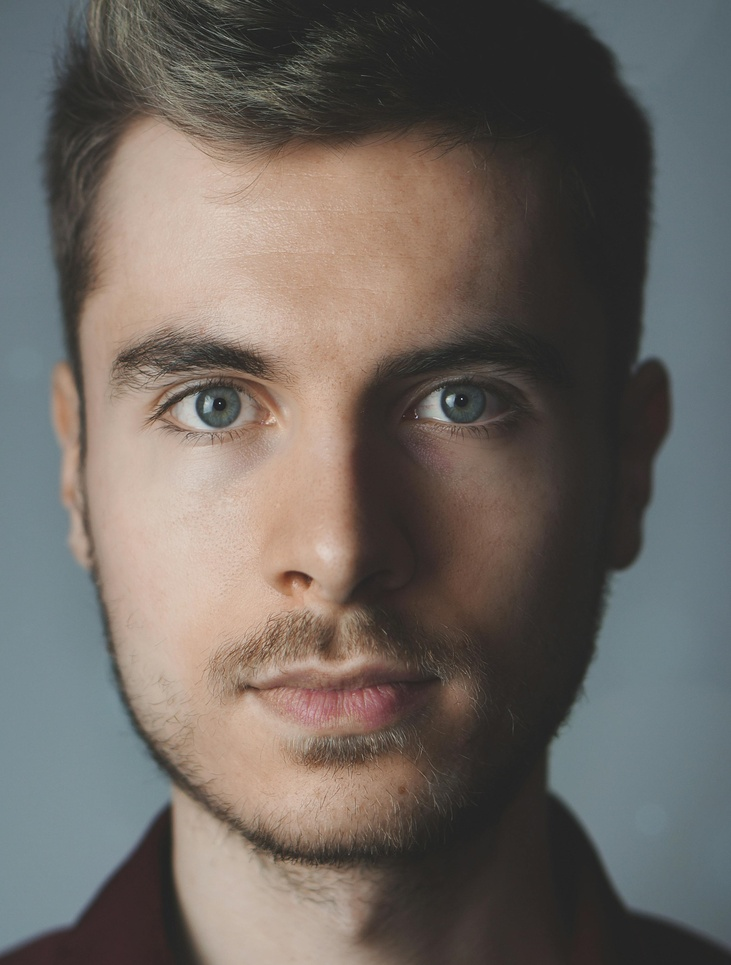
#> input picture input (2).jpg, 731 x 965 px, shrunk from 2792 x 3688 before the run, found by its file name
$ jupyter execute --allow-errors filtering.ipynb
#> lines starting #> are read from the running program, lines starting #| are printed output that depends on the picture; after the words box and inside, x2 and y2 are one past the last pixel; in counts of white or black regions, pixels touching at a corner belong together
[cell 1]
import numpy as np
from PIL import Image
import matplotlib.pyplot as plt

[cell 2]
def sobel_operator(image):

    kernel_x = np.array([[-1, 0, 1], [-2, 0, 2], [-1, 0, 1]])
    kernel_y = np.array([[-1, -2, -1], [0, 0, 0], [1, 2, 1]])


    gray_image = image.convert('L')
    img_array = np.array(gray_image)


    gradient_x = convolve(img_array, kernel_x)
    gradient_y = convolve(img_array, kernel_y)


    gradient_magnitude = np.sqrt(gradient_x**2 + gradient_y**2)
    gradient_direction = np.arctan2(gradient_y, gradient_x)

    return gradient_magnitude, gradient_direction

[cell 3]
def convolve(image, kernel):

    image_height, image_width = image.shape
    kernel_size = len(kernel)
    pad_size = kernel_size // 2
    result = np.zeros((image_height, image_width))


    padded_image = np.pad(image, pad_size, mode='constant', constant_values=0)

    for i in range(image_height):
        for j in range(image_width):
            result[i, j] = np.sum(padded_image[i:i+kernel_size, j:j+kernel_size] * kernel)

    return result

[cell 4]
def apply_sketch_effect(image_path, output_path):

#> called with output_path = 'output_sketch_effect.png'
    image = Image.open(image_path)
#> image is the input picture: PIL image 731x965 RGB; mean R, G, B 109.2, 102.5, 96.9

    gradient_magnitude, _ = sobel_operator(image)
#> in sobel_operator, `gray_image = image.convert('L')`:
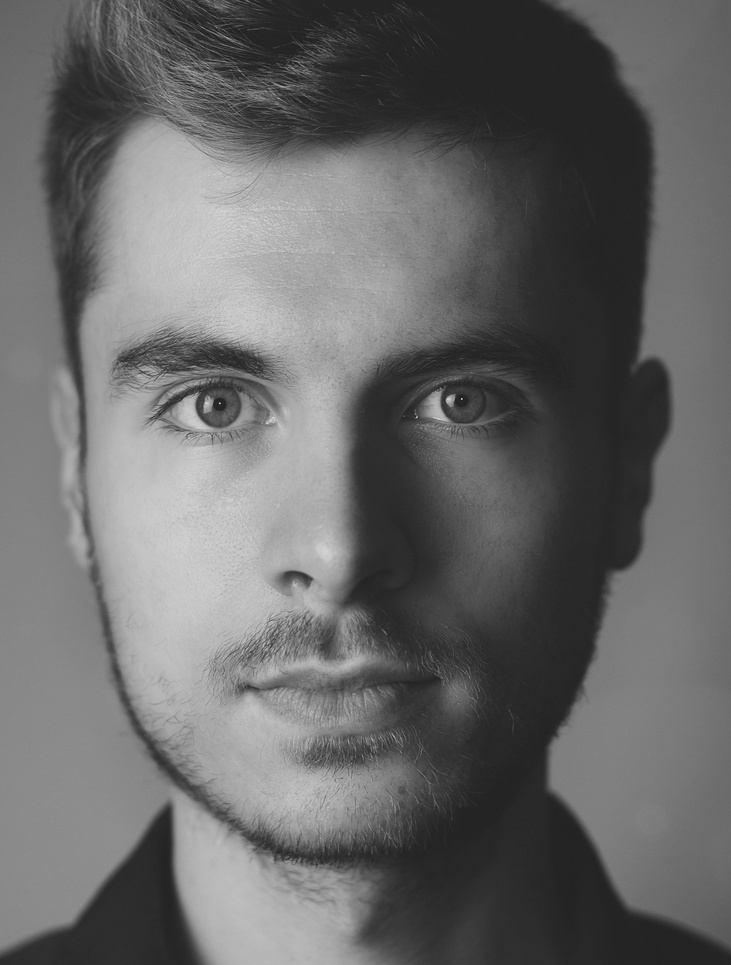
#> gray_image: PIL image 731x965 L; min 20, max 214, mean 103.9
#> after the loop in convolve, `for i in range(image_height):`:
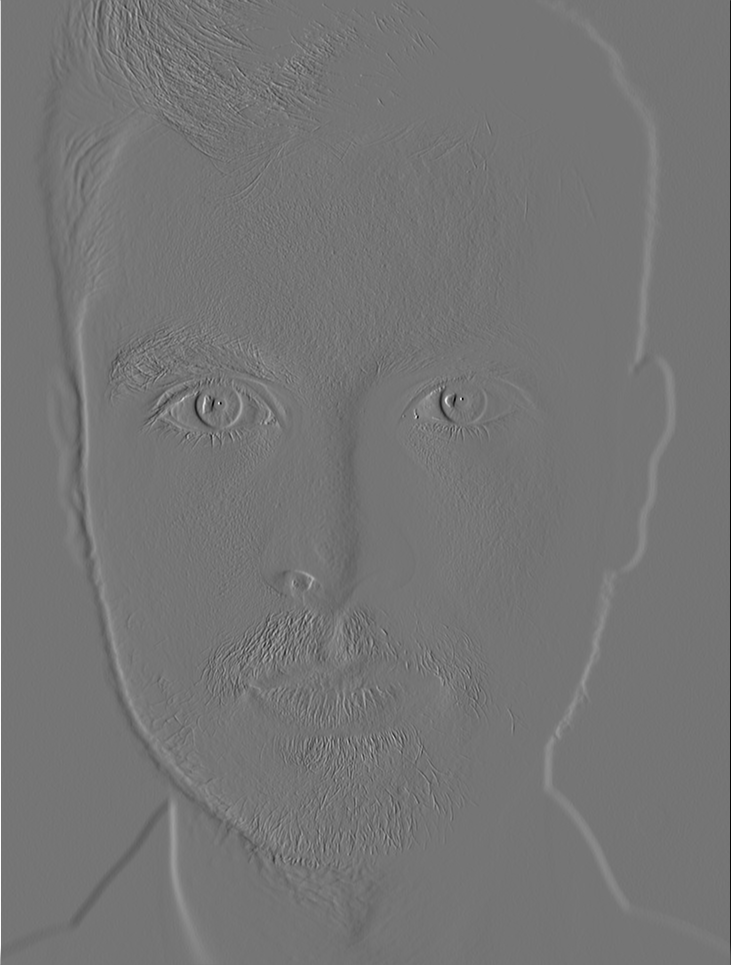
#> result: shape (965, 731) float64; min -472, max 554, mean -0.1; drawn with min black and max white
#> after the loop in convolve (call 2), `for i in range(image_height):`:
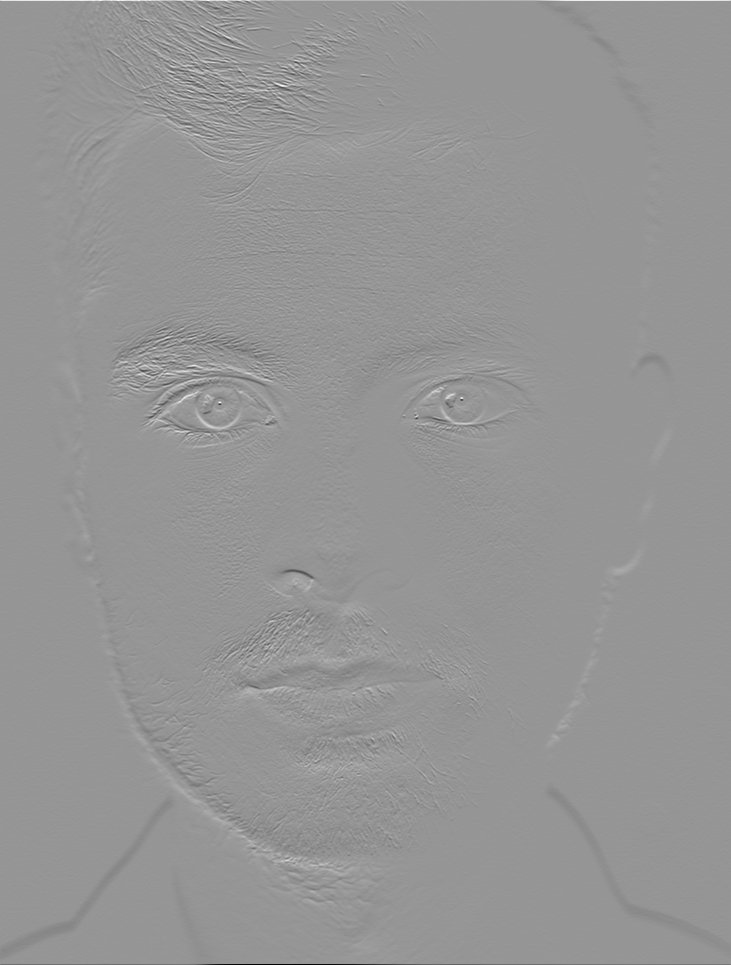
#> result: shape (965, 731) float64; min -734, max 517, mean 0; drawn with min black and max white
#> in sobel_operator, `gradient_magnitude = np.sqrt(gradient_x**2 + gradient_y**2)`:
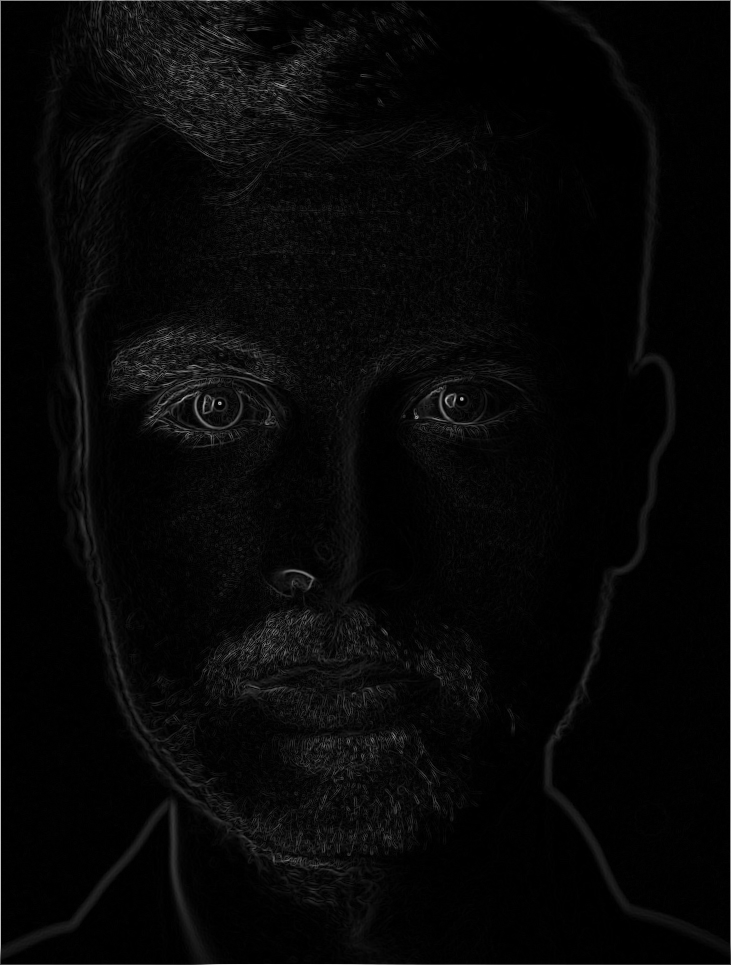
#> gradient_magnitude: shape (965, 731) float64; min 0, max 734, mean 22.2; drawn with min black and max white
#> in sobel_operator, `gradient_direction = np.arctan2(gradient_y, gradient_x)`:
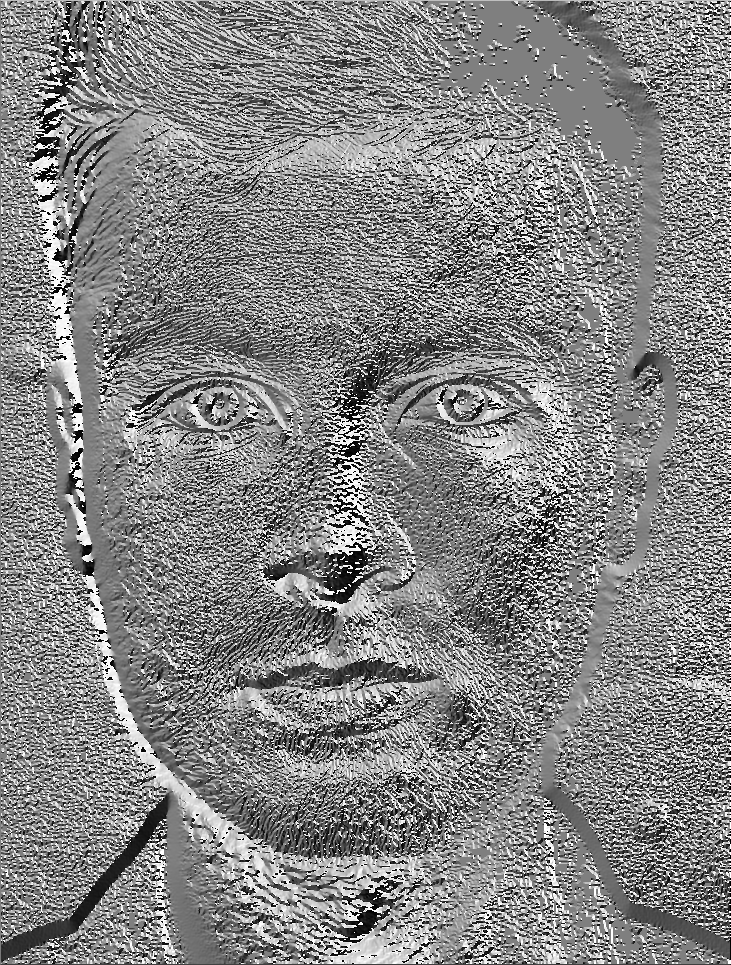
#> gradient_direction: shape (965, 731) float64; min -3.14, max 3.14, mean 0.147; drawn with min black and max white

    threshold = 50
    edges = (gradient_magnitude > threshold) * 255
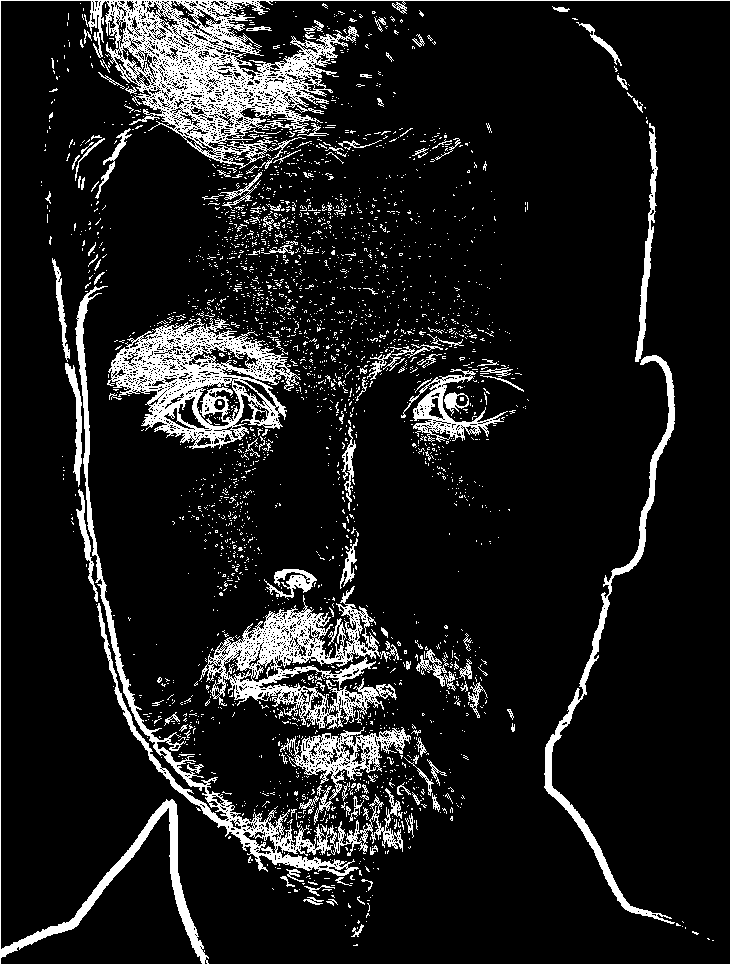
#> edges: shape (965, 731) int64; 11.5% white; 2746 white regions (2602 under 20 px), largest, box (x1, y1, x2, y2) and area: (0, 0, 731, 965) 23338, (107, 318, 301, 449) 10296, (199, 586, 397, 729) 8991

    sketch_effect = edges

    sketch_effect = edges.astype(np.uint8)

    plt.imshow(sketch_effect, cmap='gray')
    plt.title('Sketch Effect')
    plt.axis('off')
    plt.show()
    Image.fromarray(sketch_effect).save(output_path)

input_image_path = '/content/drive/MyDrive/Computer Vision Project/input (2).jpg'
output_sketch_path = 'output_sketch_effect.png'
apply_sketch_effect(input_image_path, output_sketch_path)

[cell 5]
from PIL import Image
import numpy as np
import matplotlib.pyplot as plt

def overlay_images(background_path, overlay_path, output_path, alpha=0.7):

    background = Image.open(background_path)

    overlay = Image.open(overlay_path).convert('L')

    background_array = np.array(background)
    overlay_array = np.array(overlay)

    alpha_channel = np.ones((background_array.shape[0], background_array.shape[1], 1)) * alpha
    overlay_array_with_alpha = np.concatenate((overlay_array[:, :, np.newaxis], alpha_channel), axis=2)

    blended_array = (1 - overlay_array_with_alpha[:, :, 1:]) * background_array + \
                    overlay_array_with_alpha[:, :, :1] * overlay_array_with_alpha[:, :, 1:]

    blended_array = np.clip(blended_array, 0, 255).astype(np.uint8)

    blended_image = Image.fromarray(blended_array)

    blended_image.save(output_path)

    plt.imshow(blended_image)
    plt.title('Overlay Image')
    plt.axis('off')
    plt.show()


background_image_path = '/content/drive/MyDrive/Computer Vision Project/input (2).jpg'
overlay_image_path = '/content/output_sketch_effect.png'
output_image_path = 'overlay_img.png'

#> (the rest of this cell did not finish here and is left out)

[cell 6]
import numpy as np
from PIL import Image
from skimage import color

def increase_saturation(image_path, output_path, factor=2):
    image = Image.open(image_path)

    img_array = np.array(image)

    hsv_image = color.rgb2hsv(img_array)

    # Doygunluğu artır
    hsv_image[:, :, 1] *= 2

    hsv_image[:, :, 1] = np.minimum(hsv_image[:, :, 1], 1.0)

    # Parlaklığı artır
    hsv_image[:, :, 2] *= 2

    hsv_image[:, :, 2] = np.minimum(hsv_image[:, :, 2], 1.0)

    hsv_image[:, :, 0] *= factor

    # 1'den büyük değerleri 1'e sabitle
    hsv_image[:, :, 0] = np.minimum(hsv_image[:, :, 0], 1.0)

    rgb_image = color.hsv2rgb(hsv_image)

    output_image = Image.fromarray((rgb_image * 255).astype(np.uint8))

    output_image.save(output_path)

    plt.imshow(output_image)
    plt.axis('off')
    plt.show()

input_image_path = 'overlay_img.png'
#> input_image_path = 'overlay_img.png'
output_image_path = 'output_image_increased_saturation.jpg'
#> (the rest of this cell did not finish here and is left out)


[cell 7]
import cv2
import numpy as np
from matplotlib import pyplot as plt

def merge(blue_channel, green_channel, red_channel):

    merged_image = np.zeros((blue_channel.shape[0], blue_channel.shape[1], 3), dtype=np.uint8)
    merged_image[:,:,0] = blue_channel
    merged_image[:,:,1] = green_channel
    merged_image[:,:,2] = red_channel
    return merged_image

def apply_chromatic_aberration(image_path, output_path, shift_amount=25):

    image = cv2.imread(image_path)

    blue_channel, green_channel, red_channel = cv2.split(image)

    shifted_blue_channel = np.roll(blue_channel, shift_amount, axis=1)
    shifted_red_channel = np.roll(red_channel, -shift_amount, axis=1)

    aberration_image = merge(shifted_blue_channel, green_channel, shifted_red_channel)

    plt.imshow(cv2.cvtColor(aberration_image, cv2.COLOR_BGR2RGB))
    plt.axis('off')
    plt.savefig(output_path, bbox_inches='tight', pad_inches=0)
    plt.show()

    cv2.imwrite(output_path, aberration_image)

input_image_path = 'output_image_increased_saturation.jpg'
#> input_image_path = 'output_image_increased_saturation.jpg'
output_chromatic_aberration_path = 'output_chromatic_aberration.jpg'
#> (the rest of this cell did not finish here and is left out)

$ run again, with input (1).jpg copied over input (2).jpg
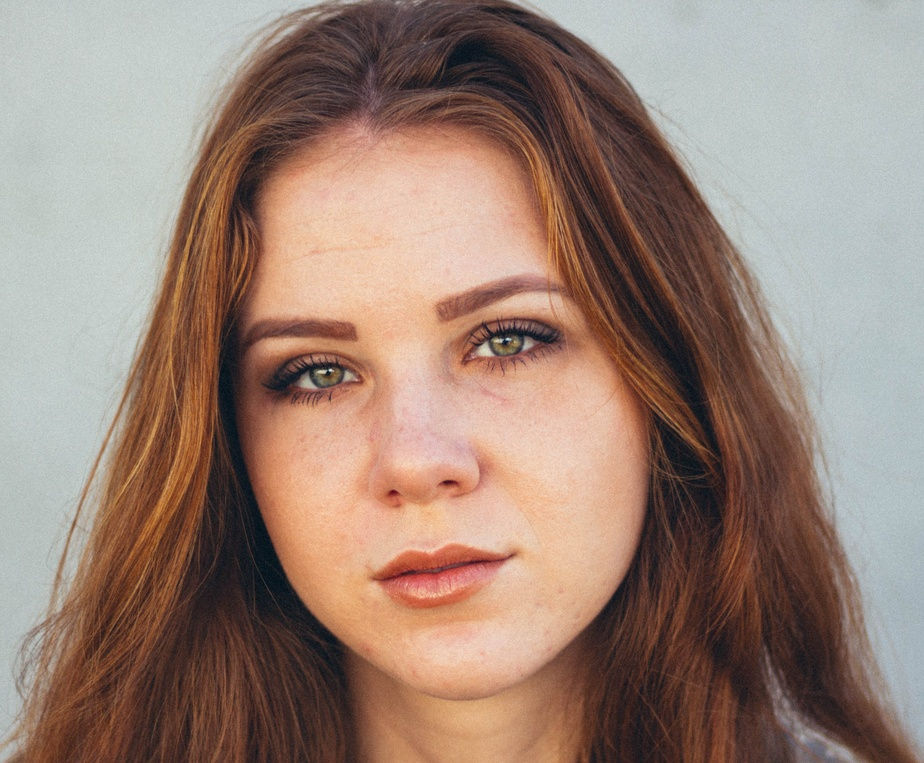
#> input picture input (1).jpg, 924 x 763 px, shrunk from 3352 x 2768 before the run, found by its file name
#> in apply_sketch_effect, image is the input picture: PIL image 924x763 RGB; mean R, G, B 153.9, 130.3, 118.1
#> after the loop in convolve (call 2), `for i in range(image_height):`:
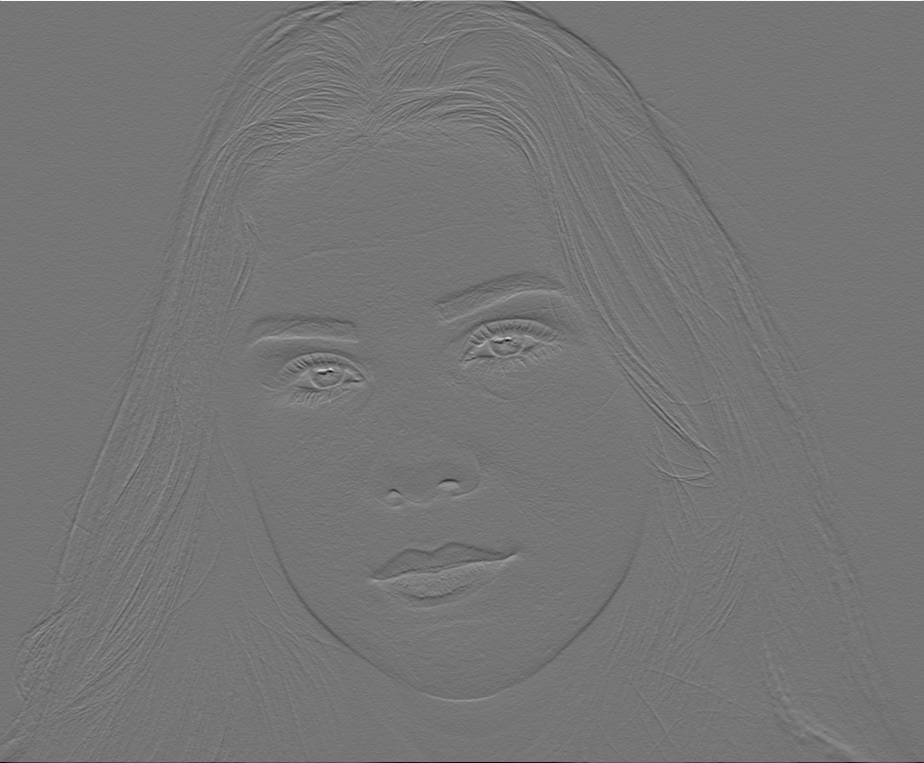
#> result: shape (763, 924) float64; min -711, max 826, mean -0.5; drawn with min black and max white
#> in apply_sketch_effect, `edges = (gradient_magnitude > threshold) * 255`:
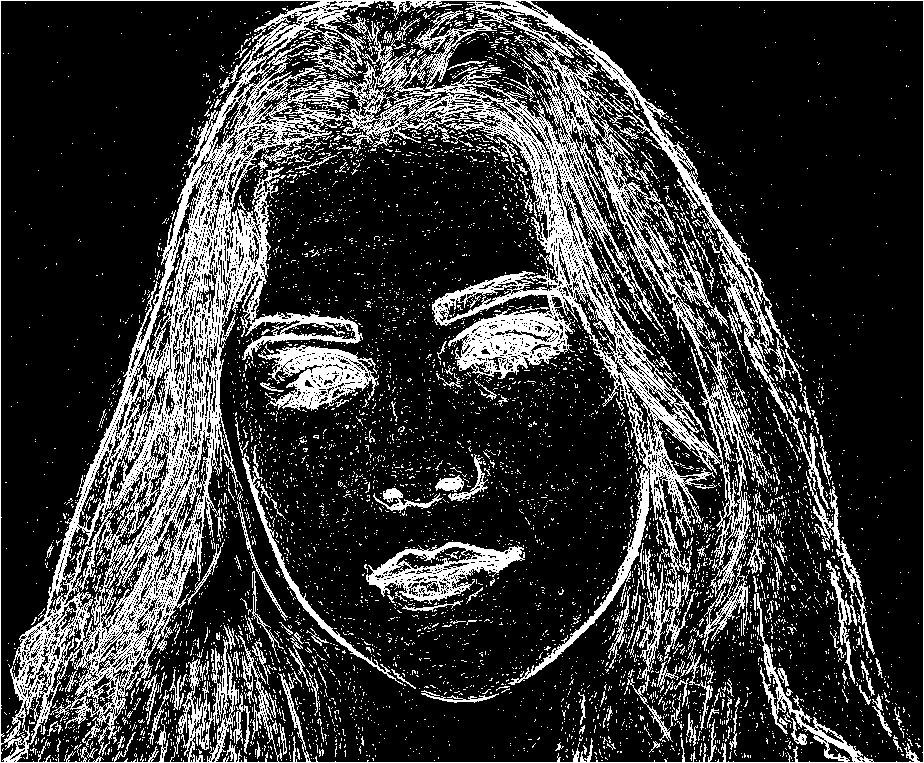
#> edges: shape (763, 924) int64; 21.6% white in thin lines or dots
#> sketch_effect: shape (763, 924); 21.6% white in thin lines or dots
#> `input_image_path = 'overlay_img.png'`: input_image_path = 'overlay_img.png'
#> `input_image_path = 'output_image_increased_saturation.jpg'`: input_image_path = 'output_image_increased_saturation.jpg'
